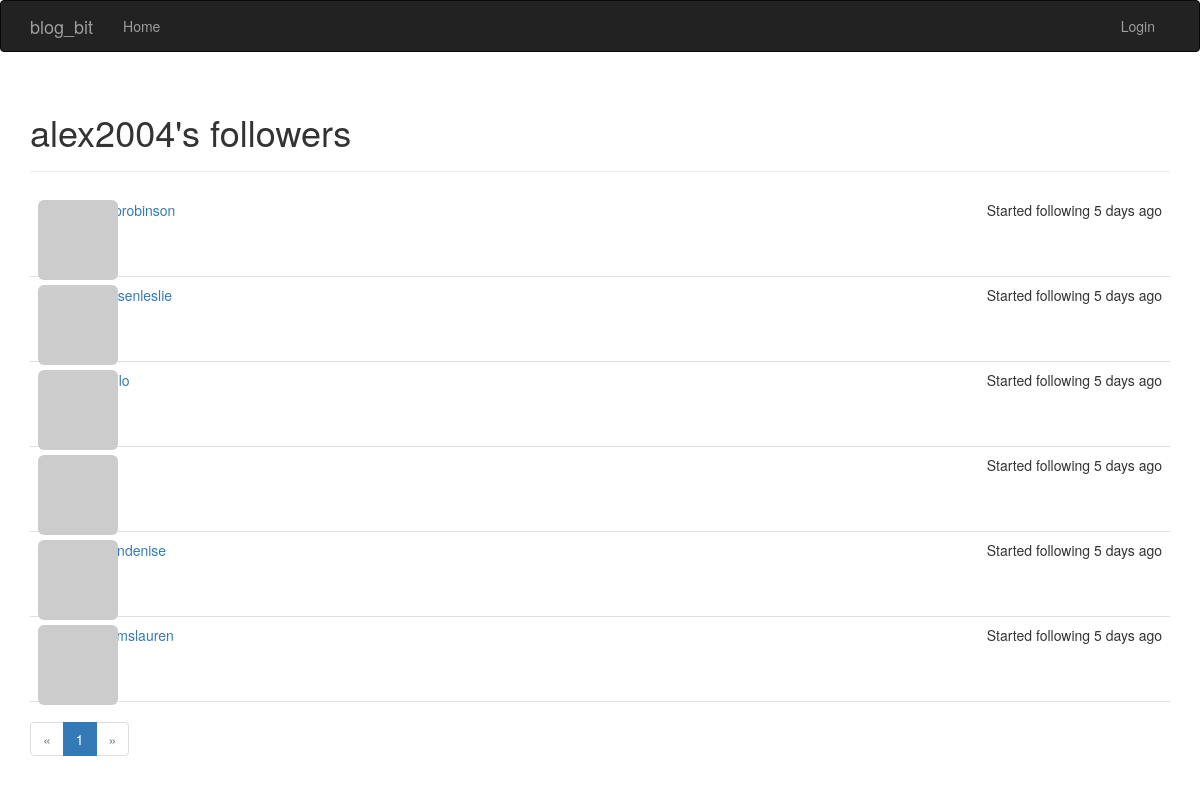
The page /followers/alex2004 on the database its author committed.
### app/models/user.py (models this page shows, shortened)
class User(db.Model, UserMixin):
    id = db.Column(db.Integer, primary_key=True)
    username = db.Column(db.String(64), unique=True, index=True)
    name = db.Column(db.String(64))
    about_me = db.Column(db.Text())
    member_since = db.Column(db.DateTime(), default=datetime.utcnow)
    last_seen = db.Column(db.DateTime(), default=datetime.utcnow)
    email = db.Column(db.String(64), unique=True, index=True)
    password_hash = db.Column(db.String(128))
    pfp_hash = db.Column(db.String(32))
    confirmed = db.Column(db.Boolean, default=False)
    role_id = db.Column(db.Integer, db.ForeignKey('role.id'))
    posts = db.relationship('Post', backref='author', lazy='dynamic')
    comments = db.relationship('Comment', backref='author', lazy='dynamic')
    followed = db.relationship(
        'Follow',
        foreign_keys=[Follow.follower_id],
        backref=db.backref('follower', lazy='joined'),
        lazy='dynamic',
        cascade='all, delete-orphan'
    )
    followers = db.relationship(
        'Follow',
        foreign_keys=[Follow.followed_id],
        backref=db.backref('followed', lazy='joined'),
        lazy='dynamic',
        cascade='all, delete-orphan'
    )
    @property
    def password(self):
        raise AttributeError('Password is not a readable attribute!')
    def get_pfp(self, size=100, image_gen='retro'):
        url = 'https://secure.gravatar.com/avatar'
        return f'{url}/{self.pfp_hash}?s={size}&d={image_gen}&r=g'

### app/models/follow.py (models this page shows)
class Follow(db.Model):
    follower_id = db.Column(db.Integer, db.ForeignKey('user.id'), primary_key=True)
    followed_id = db.Column(db.Integer, db.ForeignKey('user.id'), primary_key=True)
    timestamp = db.Column(db.DateTime, default=datetime.utcnow())

### app/main/views.py (the view)
@main.route('/followers/<username>')
def followers(username):
    user = User.query.filter_by(username=username).first_or_404()
    page = request.args.get('page', default=1, type=int)
    pagination = user.followers.order_by(Follow.timestamp.desc()).paginate(
        page=page,
        per_page=current_app.config['POSTS_PER_PAGE'],
    )
    follows = [{'user': item.follower, 'timestamp': item.timestamp} for item in pagination.items]
    return render_template('main/followers.html', user=user, follows=follows, pagination=pagination)

### app/auth/views.py (called while the page is built)
@auth.before_app_request
def before_request():
    current_user = flask_login.current_user
    if current_user.is_authenticated:
        current_user.ping()  # updating user last time seen property
        if not current_user.confirmed \
                and flask.request.blueprint != 'auth' \
                and flask.request.endpoint != 'static':
            return flask.redirect(flask.url_for('auth.unconfirmed'))

### app/templates/main/followers.html
{% extends 'base.html' %}
{% import 'main/_pagination_macros.html' as page_macros %}
{% block page_header %}
    <h1>{{ user.username }}'s followers</h1>
{% endblock %}
{% block page_content %}
    {% include 'main/_follows.html' %}
    {{ page_macros.pagination_widget(pagination, endpoint='main.followers', username=user.username) }}
{% endblock %}

### app/templates/base.html (shortened to what this page needs)
{% extends 'bootstrap/base.html' %}
{% block head %}
    {{ super() }}
    <link rel="stylesheet" type="text/css" href="{{ url_for('static', filename='styles.css') }}">
{% endblock %}
{% block navbar %}
    <div class="navbar navbar-inverse">
        <div class="container">
            <div class="navbar-header">
                <a class="navbar-brand" href={{ url_for('main.welcome') }}>blog_bit</a>
            </div>
            <div class="navbar-collapse collapse">
                <ul class="nav navbar-nav">
                    <li><a href={{ url_for('main.welcome') }}>Home</a></li>
                </ul>
                <ul class="nav navbar-nav navbar-right">
                    {% if current_user.is_authenticated %}
                        <li class="dropdown">
                            <a href="#" class="dropdown-toggle" data-toggle="dropdown">
                                <img src="{{ current_user.get_pfp(size=16) }}" alt="{{ current_user.username }} profile picture">
                                {{ current_user.username }}
                                <b class="caret"></b>
                            </a>
                            <ul class="dropdown-menu">
                                <li><a href={{ url_for('main.edit_profile') }}> Edit Profile</a></li>
                                <li><a href={{ url_for('auth.logout') }}>Logout</a></li>
                            </ul>
                        </li>
                    {% else %}
                        <li><a href={{ url_for('auth.login') }}>Login</a></li>
                    {% endif %}
                </ul>
            </div>
        </div>
    </div>
{% endblock %}
{% block content %}
    <div class="container">
        <div class="page-header">
            {% block page_header %}{% endblock %}
        </div>
        {% block page_content %}{% endblock %}
    </div>
{% endblock %}

### app/templates/main/_pagination_macros.html
{% macro pagination_widget(pagination, endpoint) %}
<ul class="pagination">
    <li {% if not pagination.has_prev %} class="disabled" {% endif %}>
        <a href="{% if pagination.has_prev %} {{ url_for(endpoint, page=pagination.page - 1, **kwargs) }} {% else %}  {% endif %}">
            &laquo;
        </a>
    </li>
    {% for page in pagination.iter_pages() %}
        {% if page %}
            <li {% if page == pagination.page %} class="active" {% endif %}>
                <a href="{{ url_for(endpoint, page=page, **kwargs) }}">{{ page }}</a>
            </li>
        {% else %}
            <li class="disabled">
                <a href="">&hellip;</a>
            </li>
        {% endif %}
    {% endfor %}
    <li {% if not pagination.has_next %} class="disabled" {% endif %}>
        <a href="{% if pagination.has_next %} {{ url_for(endpoint, page=pagination.page + 1, **kwargs) }} {% else %}  {% endif %}">
            &raquo;
        </a>
    </li>
</ul>
{% endmacro %}

### app/templates/main/_follows.html
<ul class="posts">
    {% for follow in follows %}
        <li class="post">
            <div class="profile-thumbnail">
                <a href="{{ url_for('main.profile', username=follow['user'].username) }}">
                    <img class="img-rounded profile-thumbnail"
                         src="{{ follow['user'].get_pfp(size=40) }}"
                         alt="{{ follow['user'].username }} profile picture">
                </a>
            </div>
            <div class="post-date">Started following {{ moment(follow['timestamp']).fromNow() }}</div>
            <div class="post-author">
                <a href="{{ url_for('main.profile', username=follow['user'].username) }}">
                    {{ follow['user'].username }}
                </a>
            </div>
            <div class="post-content"></div>
        </li>
    {% endfor %}
</ul>

### app/static/styles.css (style rules this page uses)
.profile-thumbnail { position: absolute; }
ul.posts { list-style-type: none; padding: 0px; margin: 16px 0px 0px 0px; }
ul.posts li.post { padding: 8px; border-bottom: 1px solid #e0e0e0; }
div.post-date { float: right; }
div.post-author { margin-left: 48px; }
div.post-content { margin-left: 48px; min-height: 48px; }

### rows shown on the page
User: username "alex2004"
Follow: timestamp "5 days ago"
User: user.username "philliprobinson"
Follow: timestamp "5 days ago"
User: user.username "petersenleslie"
Follow: timestamp "5 days ago"
Follow: timestamp "5 days ago"
Follow: timestamp "5 days ago"
User: user.username "wilsondenise"
Follow: timestamp "5 days ago"
User: user.username "williamslauren"

### other values the page prints
{{ page }} "1"
